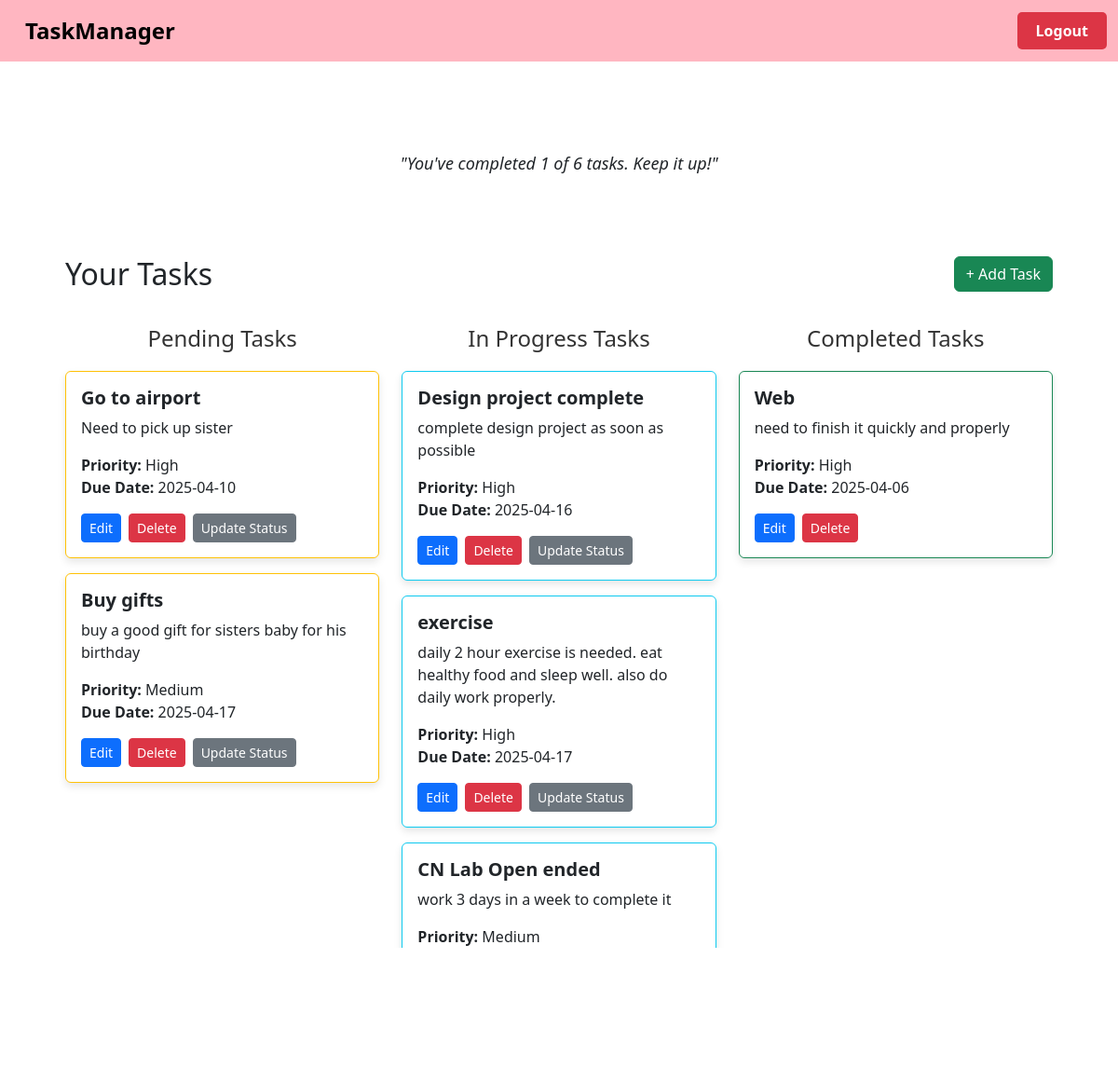
/dashboard.php (signed in), run on the app's committed database.
### tables this page shows
CREATE TABLE `tasks` (
  `id` int(11) NOT NULL,
  `user_id` int(11) NOT NULL,
  `title` varchar(255) NOT NULL,
  `description` text DEFAULT NULL,
  `status` enum('Pending','In Progress','Completed') DEFAULT 'Pending',
  `priority` enum('Low','Medium','High') DEFAULT 'Medium',
  `due_date` date DEFAULT NULL
);

### dashboard.php (the view, shortened to what this page needs)
<?php
include 'header.php';
include 'config.php';
$user_id = $_SESSION['user_id'];
$statuses = ['Pending', 'In Progress', 'Completed'];
$status_labels = [
    'Pending' => 'warning',
    'In Progress' => 'info',
    'Completed' => 'success'
];
$total_tasks = $conn->query("SELECT COUNT(*) FROM tasks WHERE user_id = $user_id")->fetch_row()[0];
$completed_tasks = $conn->query("SELECT COUNT(*) FROM tasks WHERE user_id = $user_id AND status = 'Completed'")->fetch_row()[0];
?>
<div class="container text-center mt-3">
  <p class="motd">
    <?php if ($total_tasks > 0): ?>
      "You've completed <?= $completed_tasks ?> of <?= $total_tasks ?> tasks. Keep it up!"
    <?php else: ?>
      "Ready to tackle your first task? Click '+ Add Task' to start!"
    <?php endif; ?>
  </p>
</div>
<div class="container">
    <div class="d-flex justify-content-between align-items-center mb-3">
        <h2 class="mb-0">Your Tasks</h2>
        <a href="add_task.php" class="btn btn-success">+ Add Task</a>
    </div>
    <div class="row">
        <?php foreach ($statuses as $status): ?>
            <div class="col-md-4">
                <h4 class="section-title"><?= $status ?> Tasks</h4>
                <?php
                $result = $conn->query("
                    SELECT * FROM tasks
                    WHERE user_id = $user_id AND status = '$status'
                    ORDER BY
                        CASE priority
                            WHEN 'High' THEN 1
                            WHEN 'Medium' THEN 2
                            WHEN 'Low' THEN 3
                            ELSE 4
                        END, due_date ASC
                ");
                if ($result->num_rows > 0):
                    while ($row = $result->fetch_assoc()):
                ?>
                    <div class="card mb-3 border-<?= $status_labels[$status] ?>">
                        <div class="card-body">
                            <h5 class="card-title"><?= htmlspecialchars($row['title']) ?></h5>
                            <p class="card-text"><?= htmlspecialchars($row['description']) ?></p>
                            <p class="card-text">
                                <strong>Priority:</strong> <?= $row['priority'] ?><br>
                                <strong>Due Date:</strong> <?= $row['due_date'] ?>
                            </p>
                            <div class="d-flex flex-wrap gap-2 mt-2">
                                <a href="edit_task.php?id=<?= $row['id'] ?>" class="btn btn-sm btn-primary">Edit</a>
                                <a href="delete_task.php?id=<?= $row['id'] ?>" class="btn btn-sm btn-danger" onclick="return confirm('Delete this task?');">Delete</a>
                                <?php if ($row['status'] != 'Completed'): ?>
                                    <a href="update_status.php?id=<?= $row['id'] ?>" class="btn btn-sm btn-secondary">Update Status</a>
                                <?php endif; ?>
                            </div>
                        </div>
                    </div>
                <?php endwhile; else: ?>
                    <p class="text-muted text-center">No <?= $status ?> tasks.</p>
                <?php endif; ?>
            </div>
        <?php endforeach; ?>
    </div>
</div>
<?php include 'footer.php'; ?>

### header.php (shortened to what this page needs)
<!DOCTYPE html>
<html lang="en">
<head>
    <link href="https://cdn.jsdelivr.net/npm/bootstrap@5.3.0/dist/css/bootstrap.min.css" rel="stylesheet">
</head>
<body>
<nav class="navbar navbar-expand-lg">
    <div class="container-fluid">
        <a class="navbar-brand" href="dashboard.php">TaskManager</a>
        <div class="collapse navbar-collapse justify-content-end" id="navbarNav">
            <div class="auth-buttons">
                <?php if (isset($_SESSION['user_id'])): ?>
                    <a class="auth-btn btn-logout" href="logout.php">Logout</a>
                <?php else: ?>
                    <a class="auth-btn btn-login" href="login.php">Login</a>
                    <a class="auth-btn btn-login" href="register.php">Register</a>
                <?php endif; ?>
            </div>
        </div>
    </div>
</nav>
<div class="container">

### footer.php (shortened to what this page needs)
</div>
</body>
</html>

### header.php (style rules this page uses)
.navbar { background-color: #FFB6C1 !important; padding: 10px 0; }
.navbar-brand { font-weight: bold; color: black !important; font-size: 1.5rem; margin-left: 15px; }
.auth-buttons { display: flex; gap: 15px; }
.auth-btn { font-weight: bold; padding: 8px 20px; border-radius: 5px; text-decoration: none; transition: all 0.3s ease; white-space: nowrap; }
.btn-logout { background-color: #dc3545; color: white; border: none; }

### dashboard.php (style rules this page uses)
body { background-image: url('images/dashboard.jpg'); background-size: cover; background-repeat: no-repeat; background-attachment: fixed; background-position: center; font-family: 'Segoe UI', Tahoma, Geneva, Verdana, sans-serif; }
.container { background-color: rgba(255, 255, 255, 0.92); padding: 20px; border-radius: 15px; margin-top: 30px; }
.card { box-shadow: 0 4px 8px rgba(0,0,0,0.1); }
.card-title { font-weight: bold; }
.section-title { text-align: center; margin: 20px 0; color: #333; }
.motd { font-style: italic; font-size: 18px; margin-top: 10px; }

### data on the page
tasks: title "Go to airport", description "Need to pick up sister", priority "High", due_date "2025-04-10"
tasks: title "Buy gifts", description "buy a good gift for sisters baby for his birthday", priority "Medium", due_date "2025-04-17"
tasks: title "Design project complete", description "complete design project as soon as possible", priority "High", due_date "2025-04-16"
tasks: title "exercise", description "daily 2 hour exercise is needed. eat healthy food and sleep well. also do daily work properly.", priority "High", due_date "2025-04-17"
tasks: title "CN Lab Open ended", description "work 3 days in a week to complete it", priority "Medium"
tasks: title "Web", description "need to finish it quickly and properly", priority "High", due_date "2025-04-06"

### other printed values
$completed_tasks "1"
$total_tasks "6"
$status "Pending"
$status "In Progress"
$status "Completed"
